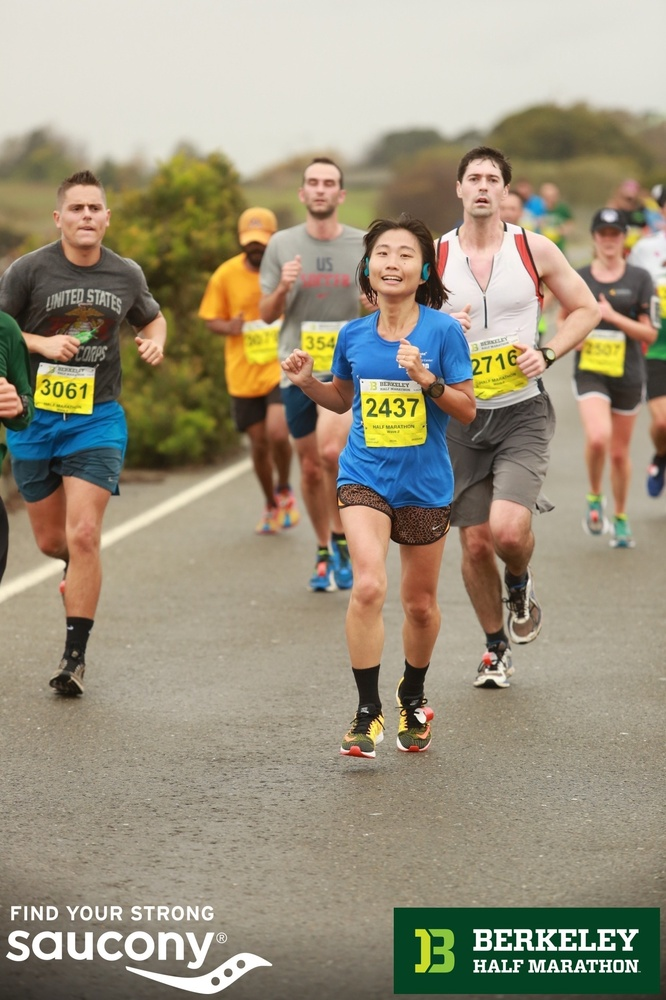
#> input picture Signal_Processing/SelectiveSearch/image/example_id1.JPG, 666 x 1000 px, shrunk from 1666 x 2500 before the run
$ python slective_search.py   (older library calls are emulated)
#> lines starting #> are read from the running program, lines starting #| are printed output that depends on the picture
#> further down, img is the input picture: shape (1000, 666, 3); mean B, G, R 125.5, 146.1, 154.7
import pathlib

import matplotlib.pyplot as plt
import skimage
import os
import numpy as np
import seaborn as sns
import pandas as pd
import scipy.misc
import skimage.segmentation
import skimage.feature
from copy import copy
import cv2

def image_seg(img_8bit, scale = 1.0, sigma = 0.8, min_size = 50):
    """
    Generate image segmentations and mask that to original image
    """
#> called with scale = 1, sigma = 0.8, min_size = 50

    img_float = skimage.util.img_as_float(img_8bit)
    img_mask = skimage.segmentation.felzenszwalb(img_8bit,
                                                 scale = scale,
                                                 sigma = sigma,
                                                 min_size = min_size)
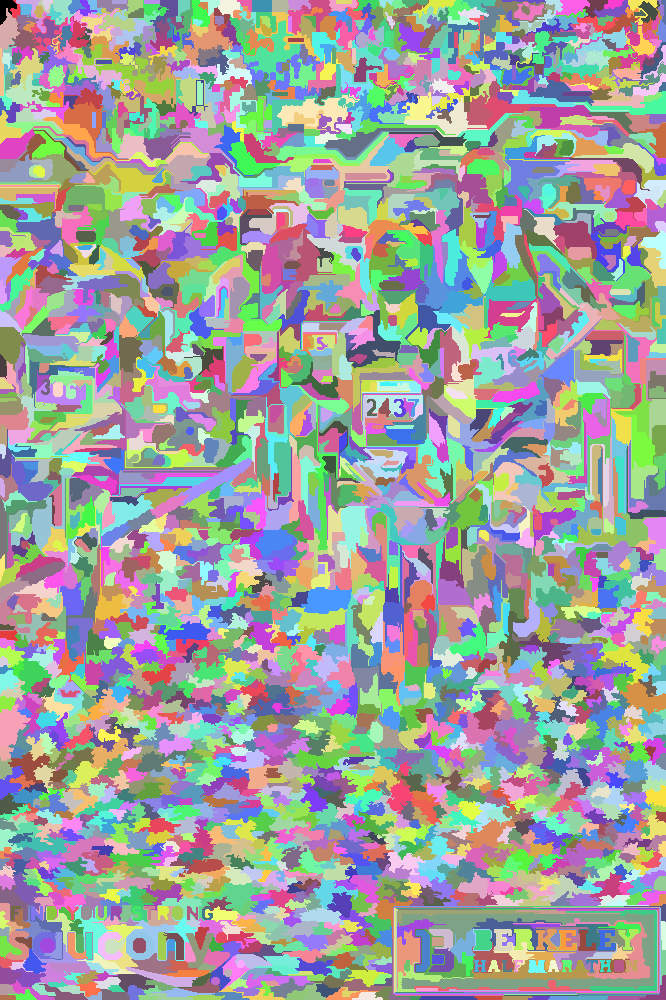
#> img_mask: shape (1000, 666) int64; 3033 distinct labels, from 0 to 3032; one colour per label, 0 black
    img = np.dstack([img_8bit, img_mask]) # the img[:, :, 3] is the segmentation mask
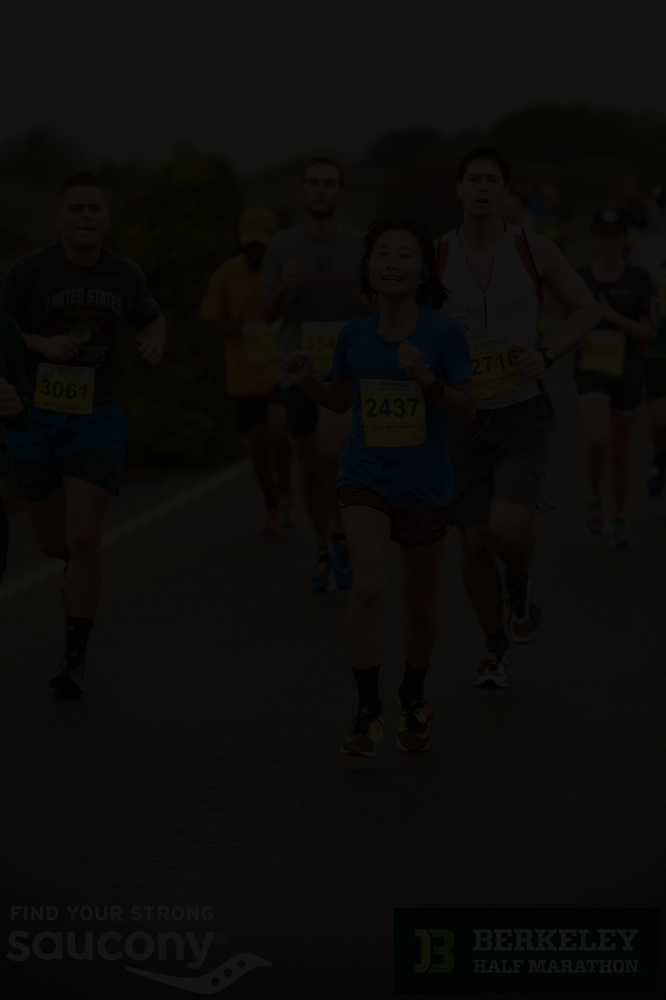
#> img: shape (1000, 666, 4) int64; mean B, G, R, A 125.5, 146.1, 154.7, 1485.9; drawn with min black and max white

    return(img)

def extract_region(img):
    """
    For each segmented region, extract the smallest rectangle regions covering the smallest region.
    """
    img_segment = img[:, :, 3]
    region = {}

    for y, i in enumerate(img_segment):
        for x, j in enumerate(i):

            if j not in region:
                region[j] = {"up_left_x" : np.Inf,
                             "up_left_y" : np.Inf,
                             "down_right_x" : 0,
                             "down_right_y" : 0,
                             "region" : j}

            if region[j]["up_left_x"] > x:
                region[j]["up_left_x"] = x
            if region[j]["up_left_y"] > y:
                region[j]["up_left_y"] = y
            if region[j]["down_right_x"] < x:
                region[j]["down_right_x"] = x
            if region[j]["down_right_y"] < y:
                region[j]["down_right_y"] = y
#> after the loop, region = 3033 items

    copied_region_dict = copy(region)
#> copied_region_dict = 3033 items

    for key in region.keys():
        if (region[key]["down_right_x"] == region[key]["up_left_x"] or
        region[key]["down_right_y"] == region[key]["up_left_y"]):
            del copied_region_dict[key]

    return copied_region_dict

def plt_rectangle(plt, label, x1, y1, x2, y2, color = "yellow", alpha = 0.5):
    linewidth = 3
    if type(label) == list:
        linewidth = len(label) * 3 + 2
        label = ""

    plt.text(x1, y1, label, fontsize = 20, backgroundcolor = color, alpha = alpha)
    plt.plot([x1, x1], [y1, y2], linewidth = linewidth, color = color, alpha = alpha)
    plt.plot([x2, x2], [y1, y2], linewidth = linewidth, color = color, alpha = alpha)
    plt.plot([x1, x2], [y1, y1], linewidth = linewidth, color = color, alpha = alpha)
    plt.plot([x1, x2], [y2, y2], linewidth = linewidth, color = color, alpha = alpha)

# [87 lines left out: functions calc_texture_gradient, to_hsv, generate_hist, augmented_regions_with_histogram_info, extract_neighbours, not called in this run]


if __name__ == '__main__':
    img = cv2.imread(os.path.join("image", "example_id1.JPG"), cv2.IMREAD_COLOR)

    segmented_img = image_seg(img)
    R = extract_region(segmented_img)
#> R = 3004 items

    figsize = (20, 20)
    plt.figure(figsize = figsize)
    plt.imshow(img[:, :, :3])
    for item, color in zip(R.values(), sns.xkcd_rgb.values()):
        x1 = item["up_left_x"]
        y1 = item["up_left_y"]
        x2 = item["down_right_x"]
        y2 = item["down_right_y"]
        label = item["region"]
        plt_rectangle(plt, label, x1, y1, x2, y2, color = color)
#> this loop made 949 passes
#> (color, x1, y1, x2, y2) on passes 1 to 3: ('#8ffe09', 0, 0, 16, 24), ('#bd6c48', 10, 0, 19, 18), ('#54ac68', 16, 0, 40, 13)
    plt.show()
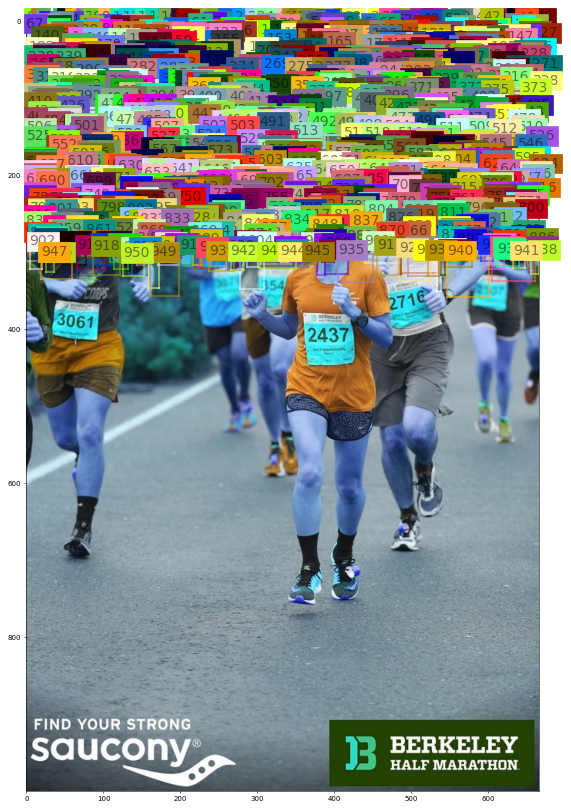
#> figure drawn by matplotlib, 1 panel; B, G, R data is drawn as R, G, B

    # [43 lines of commented-out code are left out]

$ run again, with Signal_Processing/SelectiveSearch/image/example_id2.JPG copied over Signal_Processing/SelectiveSearch/image/example_id1.JPG
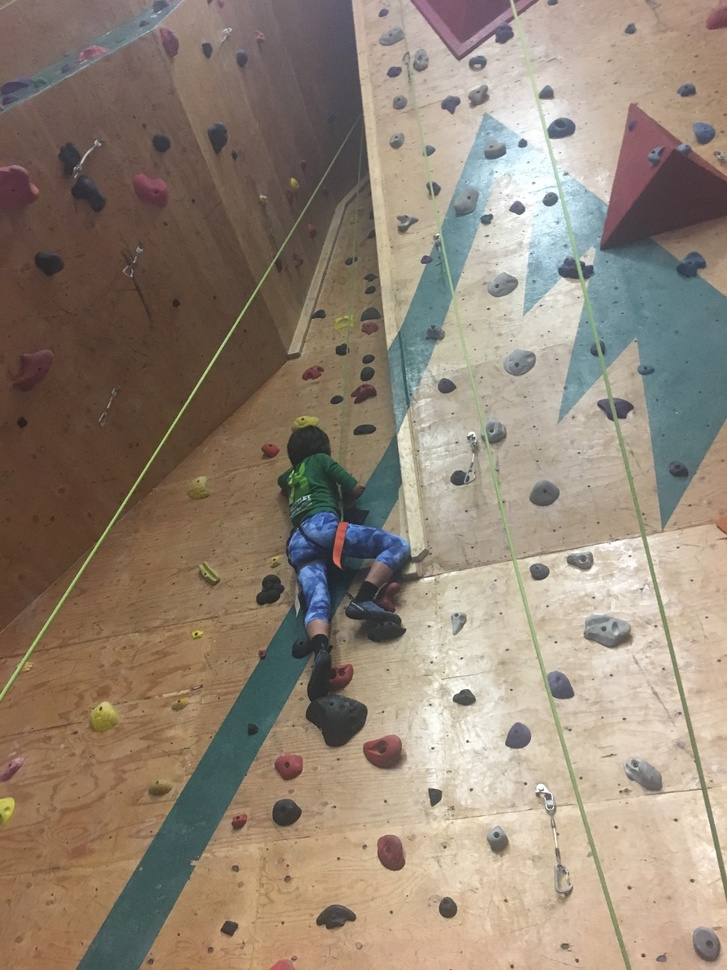
#> input picture Signal_Processing/SelectiveSearch/image/example_id2.JPG, 727 x 970 px, shrunk from 3024 x 4032 before the run
#> img is the input picture: shape (970, 727, 3); mean B, G, R 117.8, 132.8, 147.1
#> in image_seg, `img_mask = skimage.segmentation.felzenszwalb(img_8bit, scale = scale, ..`:
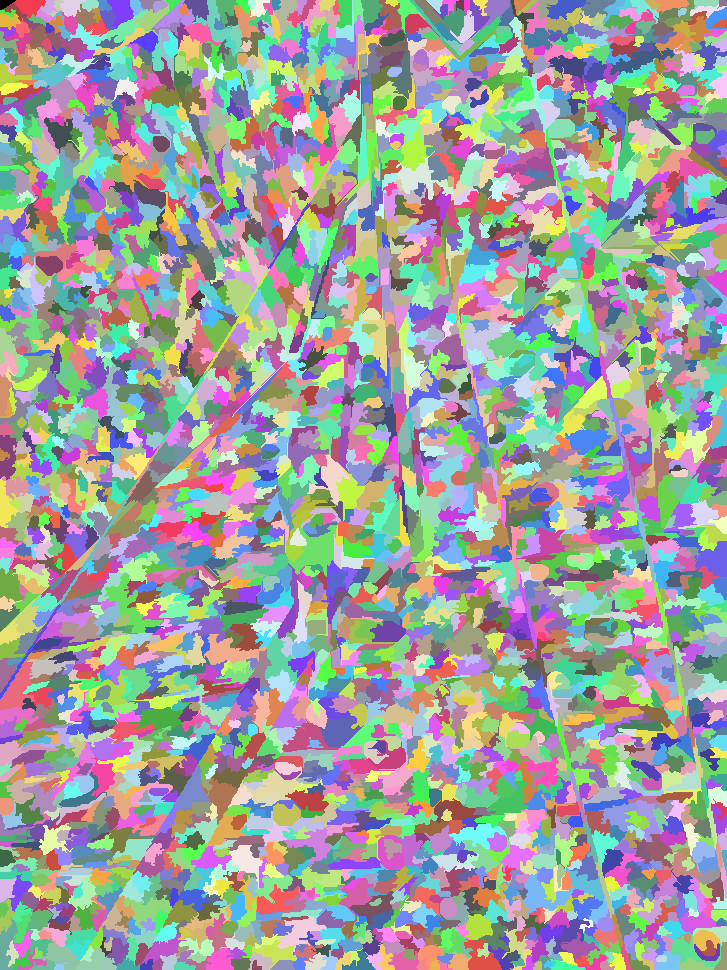
#> img_mask: shape (970, 727) int64; 3435 distinct labels, from 0 to 3434; one colour per label, 0 black
#> img: shape (970, 727, 4) int64
#> after the loop in extract_region, `for y, i in enumerate(img_segment):`: region = 3435 items
#> the loop `for item, color in zip(R.values(), sns.xkcd_rgb.values()):` made 949 passes
#> (color, x1, x2, y2) on passes 1 to 3: ('#8ffe09', 0, 15, 9), ('#bd6c48', 14, 45, 17), ('#54ac68', 40, 57, 14)
#> `plt.show()`:
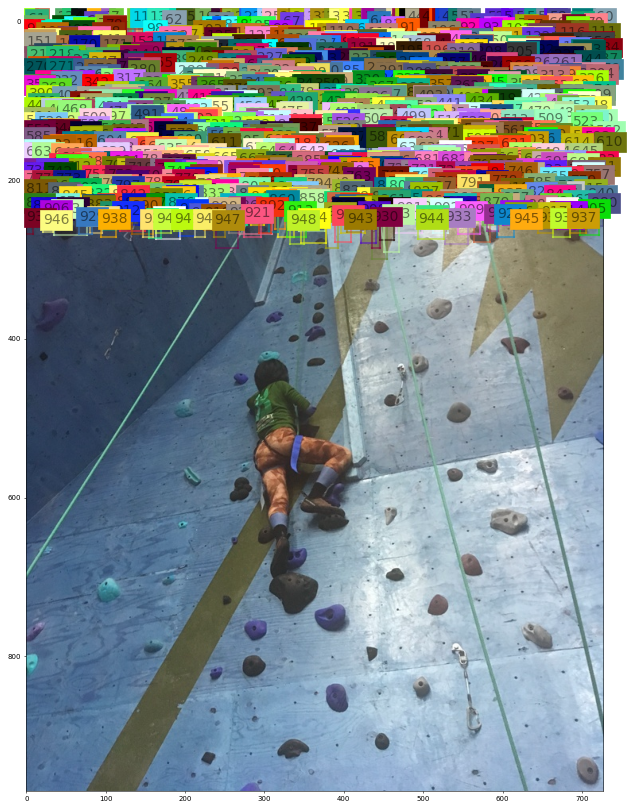
#> figure drawn by matplotlib, 1 panel; B, G, R data is drawn as R, G, B

$ run again, with Signal_Processing/SelectiveSearch/image/example_id3.JPG copied over Signal_Processing/SelectiveSearch/image/example_id1.JPG
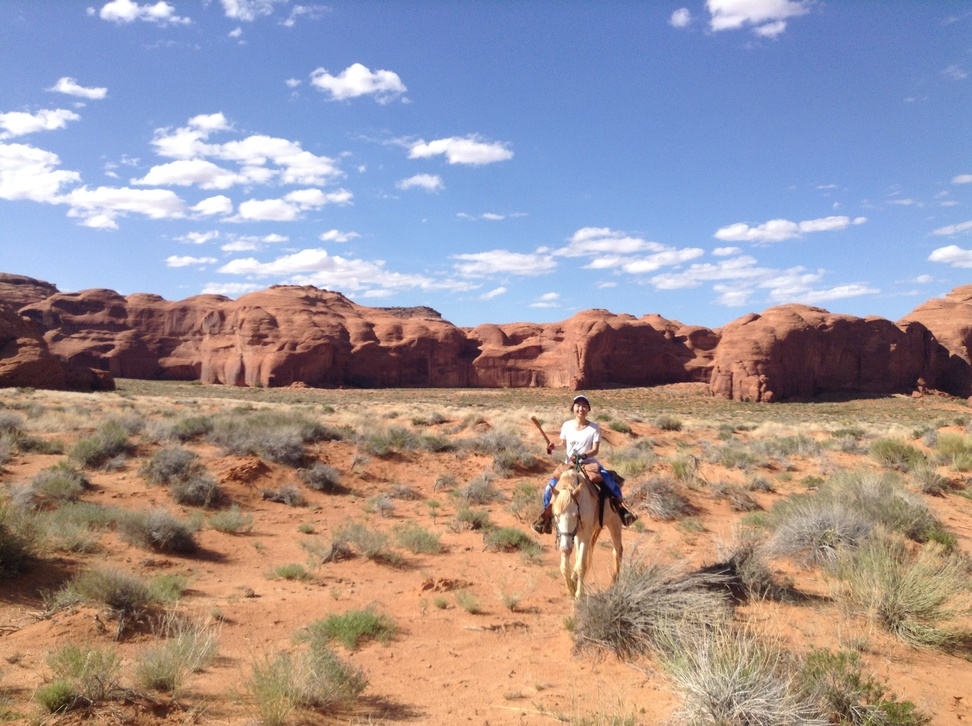
#> input picture Signal_Processing/SelectiveSearch/image/example_id3.JPG, 972 x 726 px, shrunk from 2592 x 1936 before the run
#> img is the input picture: shape (726, 972, 3); mean B, G, R 152.8, 147.4, 158.6
#> in image_seg, `img_mask = skimage.segmentation.felzenszwalb(img_8bit, scale = scale, ..`:
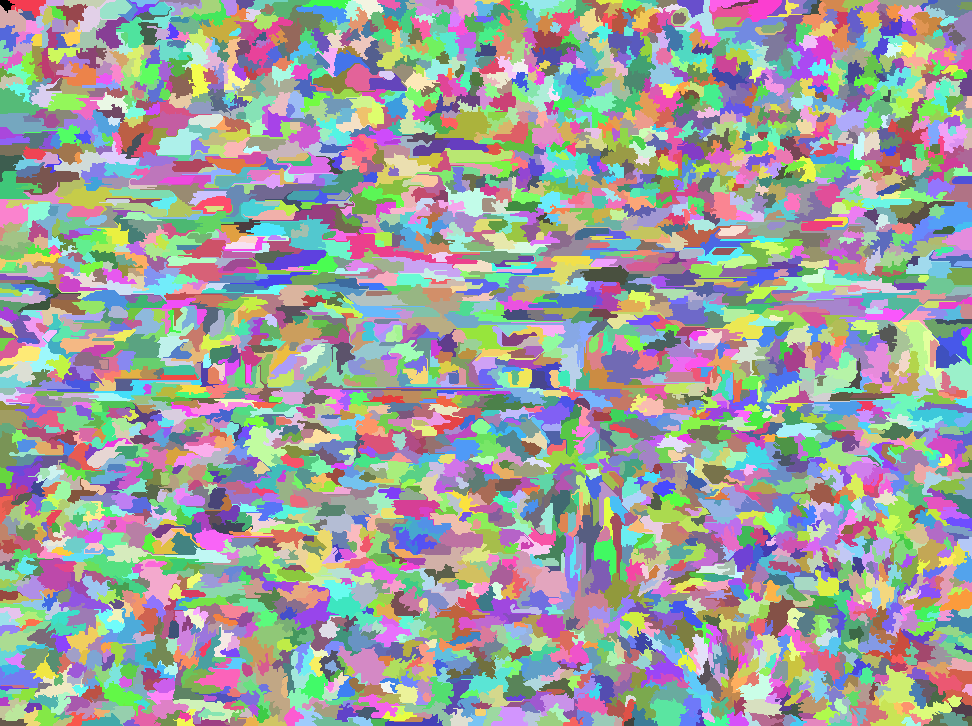
#> img_mask: shape (726, 972) int64; 3447 distinct labels, from 0 to 3446; one colour per label, 0 black
#> img: shape (726, 972, 4) int64
#> after the loop in extract_region, `for y, i in enumerate(img_segment):`: region = 3447 items
#> R = 3444 items
#> the loop `for item, color in zip(R.values(), sns.xkcd_rgb.values()):` made 949 passes
#> (color, x1, y1, x2, y2) on passes 1 to 3: ('#8ffe09', 0, 0, 14, 12), ('#bd6c48', 8, 0, 45, 17), ('#54ac68', 39, 0, 63, 14)
#> `plt.show()`:
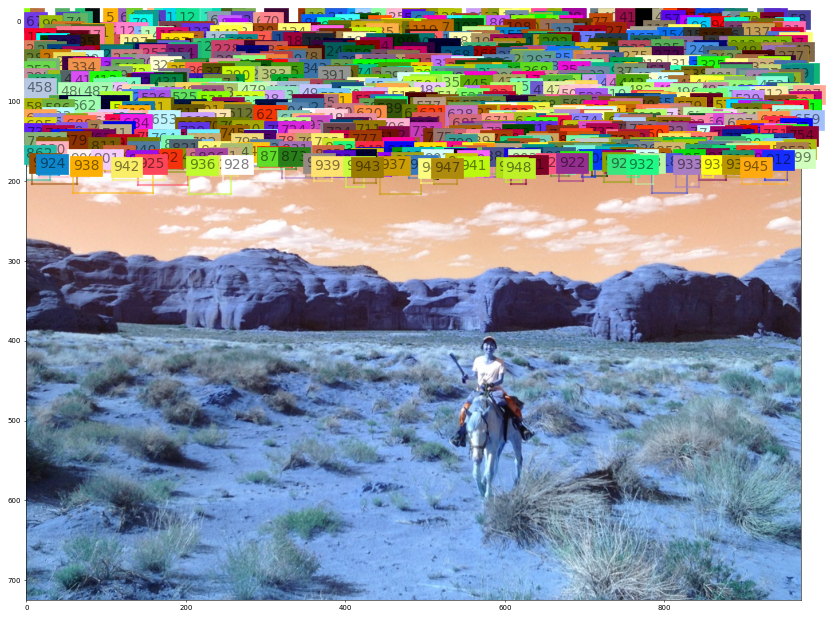
#> figure drawn by matplotlib, 1 panel; B, G, R data is drawn as R, G, B
